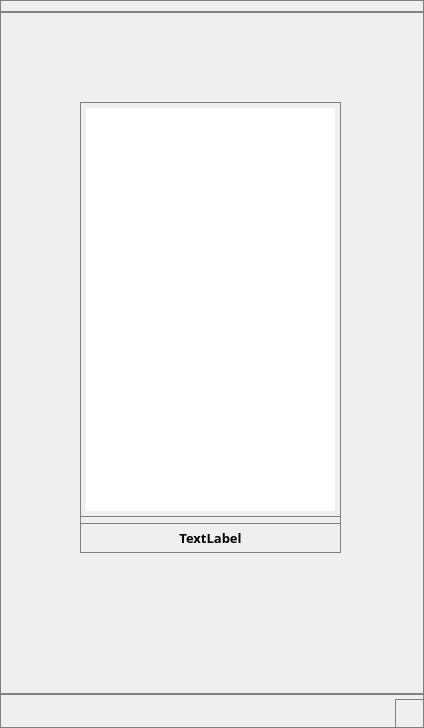
<?xml version="1.0" encoding="UTF-8"?>
<ui version="4.0">
 <class>MainWindow</class>
 <widget class="QMainWindow" name="MainWindow">
  <property name="geometry">
   <rect>
    <x>0</x>
    <y>0</y>
    <width>424</width>
    <height>728</height>
   </rect>
  </property>
  <property name="font">
   <font>
    <family>Cascadia Code</family>
    <pointsize>10</pointsize>
    <bold>true</bold>
   </font>
  </property>
  <property name="windowTitle">
   <string>MainWindow</string>
  </property>
  <property name="autoFillBackground">
   <bool>false</bool>
  </property>
  <property name="styleSheet">
   <string notr="true">border: 1px solid gray; padding: 5px;</string>
  </property>
  <widget class="QWidget" name="centralwidget">
   <widget class="QWidget" name="verticalLayoutWidget">
    <property name="geometry">
     <rect>
      <x>80</x>
      <y>90</y>
      <width>261</width>
      <height>451</height>
     </rect>
    </property>
    <layout class="QVBoxLayout" name="verticalLayout">
     <item>
      <widget class="QListView" name="listView">
       <property name="font">
        <font>
         <family>Cascadia Code</family>
         <pointsize>10</pointsize>
         <bold>true</bold>
        </font>
       </property>
      </widget>
     </item>
     <item>
      <widget class="QLabel" name="labelInfo">
       <property name="font">
        <font>
         <family>Cascadia Mono</family>
         <pointsize>10</pointsize>
         <bold>true</bold>
        </font>
       </property>
       <property name="text">
        <string>TextLabel</string>
       </property>
       <property name="alignment">
        <set>Qt::AlignmentFlag::AlignCenter</set>
       </property>
      </widget>
     </item>
    </layout>
   </widget>
  </widget>
  <widget class="QMenuBar" name="menubar">
   <property name="geometry">
    <rect>
     <x>0</x>
     <y>0</y>
     <width>424</width>
     <height>38</height>
    </rect>
   </property>
  </widget>
  <widget class="QStatusBar" name="statusbar"/>
 </widget>
 <resources/>
 <connections/>
</ui>
